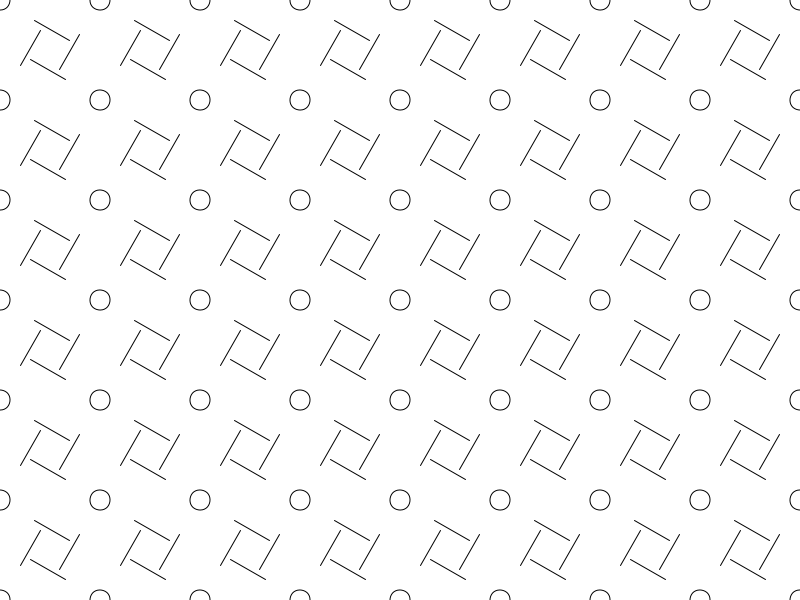
Frame 1 (no input)
Frame 60 (the mouse pressed at the canvas centre just before this capture): identical to frame 1, image omitted
Frame 120 (the mouse held since frame 60 and released just before this capture): identical to frame 1, image omitted

The Processing sketch that drew this single still picture (run headless with seeded random() and noise(); from frame 60 on, the mouse is pressed at the canvas centre):

// Processing sketch: funcion_para_dibujar_unidad
// ── funcion_para_dibujar_unidad.pde
void setup() {
  size(800, 600);
}

void draw() {
  background(255);
  
  //hacemos un doble for loop para dibujar "en grilla"
  for (int i=0; i<10; i++) {
    for (int j=0; j<10; j++) {
      dibujaCruz(100*i, 100*j); //llamamos a nuestra funcion, y posicionamos cada unidad en su propio lugar
    }
  }
}

//esta es nuestra funcion, que va a dibujar 1 unidad. Va a tomar dos parametros tipo float
//el primer float 'centroX' va a definir el centro de la figura en X
//el segundo float 'centroY' va a definir el centro de la figura en Y
void dibujaCruz(float centroX,  float centroY) {
  pushMatrix();//abrimos la transformacion
  translate(centroX, centroY); //movemos momentaneamente el origen (0,0) a donde este ubicado nuestro centro
  rotate(radians(30)); //rotamos. recuerden que rota siempre en el 0,0 y ahora el 0,0 esta en nuestro centro
 
  //dibujamos todo, pero hacia arriba, a la izquierda, a la derecha y hacia abajo RELATIVO A NUESTRO CENTRO
  ellipse(0, 0, 20, 20); //justo al centro
  line(0, -40, 0, -80); //linea hacia arriba del centro
  line(40, 0, 80, 0); //linea hacia la derecha del centro
  line(0, 40, 0,  80); //linea hacia abajo del centro
  line(-40, 0, -80, 0); //linea hacia la izquierda del centro
  popMatrix(); //cerramos la transformacion
}
